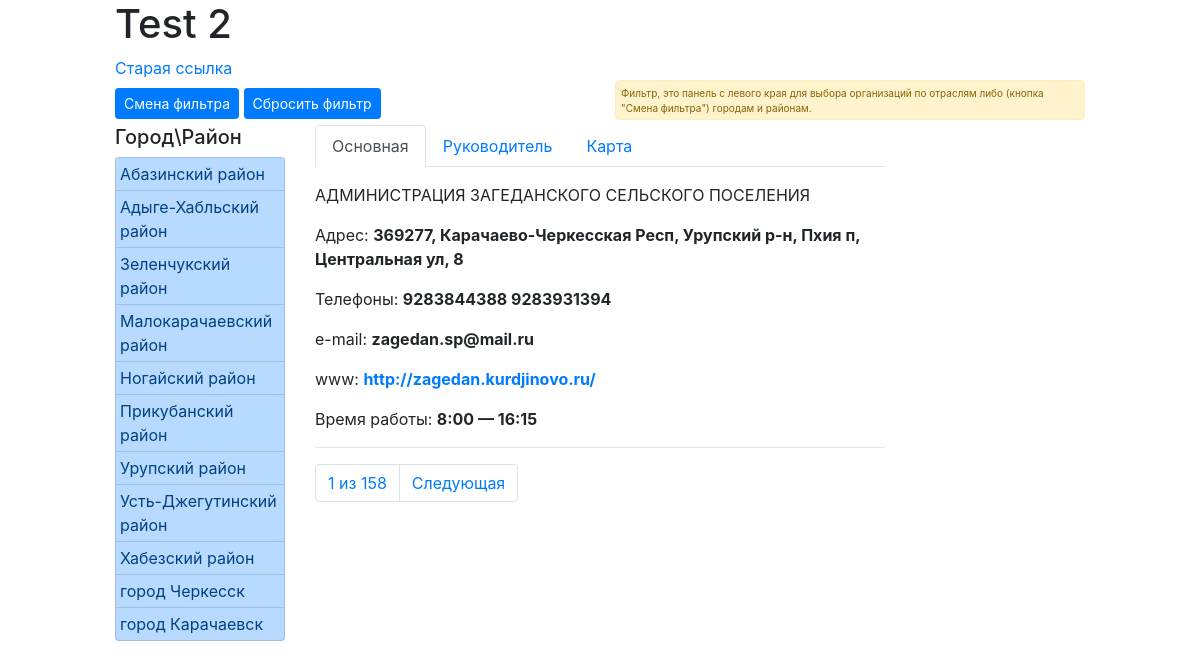
Screenshot of /0/0/0/0/0/ with the database file from the repository.
### rep_test_00/models.py (models this page shows, shortened)
class GorRayon(models.Model):
	region = models.ForeignKey(Regions, null=True, on_delete=models.PROTECT, verbose_name='Регион')
	name = models.CharField(max_length=50, verbose_name='Наименование')
	class Meta:
		verbose_name_plural = 'Города и(или) Районы'
		verbose_name = 'Город и(или) Район'

class Org(models.Model):
	otrasl = models.ForeignKey(Otrasl, null=True, on_delete=models.PROTECT, verbose_name='Отрасль')
	pod_otrasl = ChainedForeignKey(
        PodOtrasl,
        chained_field='otrasl',
        chained_model_field='otrasl',
        show_all=False,
        auto_choose=True,
        null=True,
        verbose_name='Подотрасль')
	region = models.ForeignKey(Regions, null=True, on_delete=models.PROTECT, verbose_name='Регион')
	rayon = ChainedForeignKey(
        GorRayon,
        chained_field='region',
        chained_model_field='region',
        show_all=False,
        auto_choose=True,
        null=True,
        verbose_name='Район')
	nsp = ChainedForeignKey(
        Nsp,
        chained_field='rayon',
        chained_model_field='rayon',
        show_all=False,
        auto_choose=True,
        null=True,
        verbose_name='Населенный пункт')
	inn = models.CharField(max_length=12, verbose_name='ИНН')
	name = models.CharField(max_length=300, verbose_name='Наименование')
	name_short = models.CharField(null=True, max_length=300, verbose_name='Сокращенное наименование')
	okved = models.CharField(null=True, max_length=8, verbose_name='ОКВЭД')
	okved_name = models.CharField(null=True, max_length=500, verbose_name='ОКВЭД наименование')
	class Meta:
		verbose_name_plural = 'Организации'
		verbose_name = 'Организация'

class orgContact(models.Model):
	org = models.ForeignKey(Org, null=True, on_delete=models.PROTECT, verbose_name='Организация')
	adres = models.CharField(null=True, blank=True, max_length=200, verbose_name='Адрес')
	telefone = models.CharField(null=True, blank=True, max_length=50, verbose_name='Телефоны')
	email = models.CharField(null=True, blank=True, max_length=50, verbose_name='e-mail')
	url = models.CharField(null=True, blank=True, max_length=50, verbose_name='Интрнет адрес')
	vremya = models.CharField(null=True, blank=True, max_length=50, verbose_name='Время работы')
	class Meta:
		verbose_name_plural = 'Контактная информация'
		verbose_name = 'Контактная информация'

### rep_test_00/views.py (the view)
# urls.py: path('<int:vid_sel>/<int:vid_1_id>/<int:pod_vid_1_id>/<int:vid_2_id>/<int:pod_vid_2_id>/', new_selection),
def new_selection(request, vid_sel, vid_1_id, pod_vid_1_id, vid_2_id, pod_vid_2_id):
	context = basic_filtr_or(request, vid_sel, vid_1_id, pod_vid_1_id, vid_2_id, pod_vid_2_id)
	return render(request, 'org_selector/index_2.html', context)

### rep_test_00/templates/org_selector/index_2.html (shortened to what this page needs)
{% load static %}
<html>
<head>
	<link rel="stylesheet" href="{% static 'org_selector/bootstrap.min.css'%}">
</head>
<body>
	<div class="container-fluid">
	<div class="row">
		<div class="col offset-lg-1">
			<h1>Test 2</h1>
			<a href="/0/0/0/0/">Старая ссылка</a>
		</div>
	</div>
	<div class="row">
		<div class="col-md-5 mt-2 mb-1 offset-lg-1">
			<a href="{{ href_vid_sel }}" class="btn btn-primary btn-sm" role="button"data-toggle="tooltip" data-placement="bottom" title="Выбор фильтров между 'Город\Раонон' и 'Отрасль'">Смена фильтра</a>
			<a href="/{{ vid_sel }}/0/0/0/0/" class="btn btn-primary btn-sm" role="button">Сбросить фильтр</a>
		</div>
		<div class="col-md-7 col-lg-5" style="padding-bottom: 0px; margin-bottom: 5px; height: 40px;">
			<div class="alert alert-warning mb-1" role="alert" style="font-size: 10px; padding: 5px; margin: 0px; height: 40px;">
				Фильтр, это панель с левого края для выбора организаций по отраслям либо (кнопка "Смена фильтра") городам и районам.
			</div>
		</div>
	</div>
	<div class="row">
	<div class="col-lg-2 col-md-3 col-sm-6 mb-1 offset-lg-1">
		<h5>{{ name_vid.0 }}</h5>
		<div class="list-group">
		{% for vid_1_n in vid_1 %}
			{% if vid_1_n.id == me_vid1 %}
				<a href="/{{ vid_sel }}/{{vid_1_n.id}}/0/0/0/" class="list-group-item list-group-item-action list-group-item-primary p-1 active">{{ vid_1_n.name }}</a>
				{% for pod_vid_1_n in pod_vid_1 %}
					{% if pod_vid_1_n.id == me_podvid1 %}
					<a href="/{{ vid_sel }}/{{vid_1_n.id}}/{{pod_vid_1_n.id}}/0/0/" class="list-group-item list-group-item-action list-group-item-light p-1 active">{{ pod_vid_1_n.name }}</a>
					{% else %}
					<a href="/{{ vid_sel }}/{{vid_1_n.id}}/{{pod_vid_1_n.id}}/0/0/" class="list-group-item list-group-item-action list-group-item-light p-1">{{ pod_vid_1_n.name }}</a>
					{% endif %}
				{% endfor %}
			{% else %}
				<a href="/{{ vid_sel }}/{{vid_1_n.id}}/0/0/0/" class="list-group-item list-group-item-action list-group-item-primary p-1">{{ vid_1_n.name }}</a>
			{% endif %}
		{% endfor %}
		</div>
	</div>
	<div class="col-md-6">
		<nav>
		  <div class="nav nav-tabs" id="nav-tab" role="tablist">
		    <a class="nav-item nav-link active" id="nav-home-tab" data-toggle="tab" href="#basic" role="tab" aria-controls="nav-home" aria-selected="true">Основная</a>
		   	<a class="nav-item nav-link" id="nav-profile-tab" data-toggle="tab" href="#sheff" role="tab" aria-controls="nav-profile" aria-selected="false">Руководитель</a>
		    <a class="nav-item nav-link" id="nav-profile-tab" data-toggle="tab" href="#map_pane" role="tab" aria-controls="nav-profile" aria-selected="false">Карта</a>
		  </div>
		</nav>
		<div class="tab-content" id="nav-tabContent">
		<div class="tab-pane fade show active" id="basic" role="tabpanel" aria-labelledby="nav-basic-tab">
		{% for org in Orgs %}
			<p>{{ org.name }}</p>
			{% for org_cont in OrgContact %}
				{% if org == org_cont.org %}
					<p>Адрес: <strong>{{ org_cont.adres }}</strong></p>
					<p>Телефоны: <strong>{{ org_cont.telefone }}</strong></p>
					<p>e-mail: <strong>{{ org_cont.email|lower }}</strong></p>
					{% if org_cont.url|length != 0 %}
						<p>www: <a href="{{ org_cont.url }}" target="_blank"><strong>{{ org_cont.url }}</strong></a></p>
					{% endif %}
					{% if org_cont.vremya|length != 0 %}
						<p>Время работы: <strong>{{ org_cont.vremya }}</strong></p>
					{% endif %}
				{% endif %}
			{% endfor %}
			<hr>
		{% endfor %}
		</div>
		</div>
		<div>
			<nav aria-label="Page navigation example">
				<ul class="pagination">
					{% if page.paginator.num_pages > 1 %}
						<li class="page-item"><p  class="page-link">{{ page.number }} из {{ page.paginator.num_pages }}</p></li>
					{% endif %}
					{% if page.has_next %}
						<li class="page-item"><a href="?page={{ page.next_page_number }}" class="page-link">Следующая</a></li>
					{% endif %}
				</ul>
			</nav>
		</div>
	</div>
	</div>
	</div>
</body>
</html>

### rows the page displays
GorRayon: name "Абазинский район"
GorRayon: name "Адыге-Хабльский район"
GorRayon: name "Зеленчукский район"
GorRayon: name "Малокарачаевский район"
GorRayon: name "Ногайский район"
GorRayon: name "Прикубанский район"
GorRayon: name "Урупский район"
GorRayon: name "Усть-Джегутинский район"
GorRayon: name "Хабезский район"
GorRayon: name "город Черкесск"
GorRayon: name "город Карачаевск"
Org: name "АДМИНИСТРАЦИЯ ЗАГЕДАНСКОГО СЕЛЬСКОГО ПОСЕЛЕНИЯ"
orgContact: adres "369277, Карачаево-Черкесская Респ, Урупский р-н, Пхия п, Центральная ул, 8", telefone "9283844388 9283931394", email "zagedan.sp@mail.ru", url "http://zagedan.kurdjinovo.ru/", vremya "8:00 — 16:15"

### other values shown
{{ name_vid.0 }} "Город\\Район"
{{ page.number }} "1"
{{ page.paginator.num_pages }} "158"
